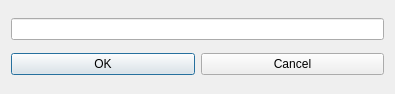
<?xml version="1.0" encoding="UTF-8"?>
<ui version="4.0">
 <class>VolNameDialog</class>
 <widget class="QDialog" name="VolNameDialog">
  <property name="geometry">
   <rect>
    <x>0</x>
    <y>0</y>
    <width>395</width>
    <height>94</height>
   </rect>
  </property>
  <property name="windowTitle">
   <string>Dialog</string>
  </property>
  <layout class="QGridLayout" name="gridLayout">
   <item row="0" column="0">
    <widget class="QLineEdit" name="lineEditVolName"/>
   </item>
   <item row="1" column="0">
    <layout class="QHBoxLayout" name="horizontalLayout">
     <item>
      <widget class="QPushButton" name="pushButtonOk">
       <property name="text">
        <string>OK</string>
       </property>
      </widget>
     </item>
     <item>
      <widget class="QPushButton" name="pushButtonCancel">
       <property name="text">
        <string>Cancel</string>
       </property>
      </widget>
     </item>
    </layout>
   </item>
  </layout>
 </widget>
 <resources/>
 <connections/>
</ui>
